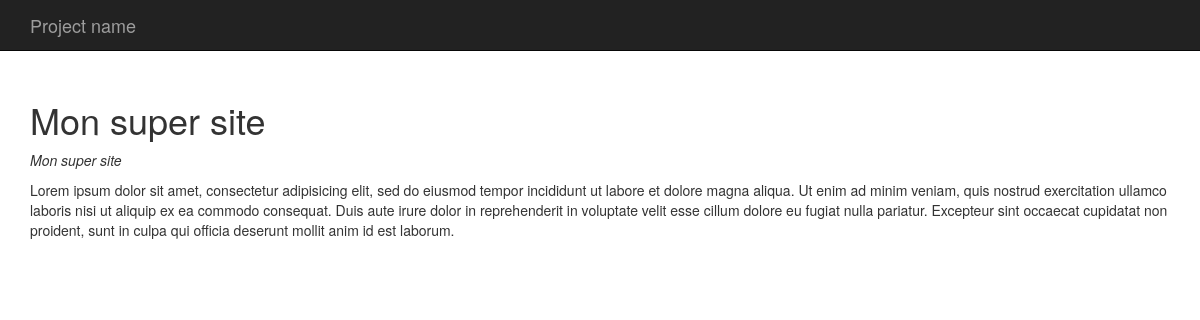
The app's page /index.php?p=single&id=1 with its own data.
### tables this page shows
CREATE TABLE `articles` (
  `id` int(11) NOT NULL,
  `title` varchar(255) NOT NULL,
  `content` text NOT NULL,
  `date` datetime NOT NULL,
  `category_id` int(11) NOT NULL
);

### app/Autoloader.php (called while the page is built, shortened)
<?php
class Autoloader{
	static function autoload($ma_class){
		if (stripos($ma_class, __NAMESPACE__ . '\\') === 0) {
			$ma_class = str_replace(__NAMESPACE__ . '\\', '', $ma_class);
			$ma_class = str_replace('\\', '/', $ma_class);
		}
	}
}

### app/App.php (called while the page is built, shortened)
<?php
class App{
	private static $database;
	public static function getDb(){
		if (self::$database === null) {
			self::$database = new Database(self::DB_NAME, self::DB_USER, self::DB_PASS, self::DB_HOST);
		}
		return self::$database;
	}
}

### app/Database.php (called while the page is built, shortened)
<?php
class Database
{
	private $pdo;
	private function getPDO(){
		if ($this->pdo === null) {
			$pdo = new PDO("mysql:host=localhost;dbname=poo", 'root', '');
		    $pdo->setAttribute(PDO::ATTR_ERRMODE, PDO::ERRMODE_EXCEPTION);
		    $this->pdo = $pdo;
		}
	    return $this->pdo;
	}
	public function prepare($statement, $attributes, $class, $one = false){
		$req = $this->getPDO()->prepare($statement);
		$req->execute($attributes);
		$req->setFetchMode(PDO::FETCH_CLASS, $class);
		if ($one) {
			$datas = $req->fetch();
		}else{
			$datas = $req->fetchAll();
		}
		return $datas;
	}
}

### app/Table/Table.php (called while the page is built, shortened)
<?php
class Table{
	public static function query($statement, $attributes = null, $one = false){
		if ($attributes) {
			return App::getDb()->prepare($statement, $attributes, get_called_class(), $one);
		}else{
			return App::getDb()->query($statement, get_called_class(), $one);
		}
	}
}

### app/Table/Article.php (called while the page is built, shortened)
<?php
class Article extends Table{
	public static function find($id){
		return self::query(" SELECT articles.id, articles.title,articles.content, categories.title
			as categorie
			FROM articles
			LEFT JOIN categories
				ON category_id = categories.id
				WHERE articles.id = ?
			",[$id], true);
	}
}

### pages/single.php (the view, shortened to what this page needs)
<?php
$post = Article::find($_GET['id']);
?>
<h1><?= $post->title; ?></h1>
<p><em><?= $post->title; ?></em></p>
<p><?= $post->content; ?></p>

### records on screen
articles: title "Mon super site", content "Lorem ipsum dolor sit amet, consectetur adipisicing elit, sed do eiusmod tempor incididunt ut labore et dolore magna aliqua. Ut enim ad minim veniam, quis nostrud exercitation ullamco laboris nisi ut aliquip ex ea commodo consequat. Duis aute irure dolor in reprehenderit in voluptate velit esse cillum dolore eu fugiat nulla pariatur. Excepteur sint occaecat cupidatat non proident, sunt in culpa qui officia deserunt mollit anim id est laborum."
